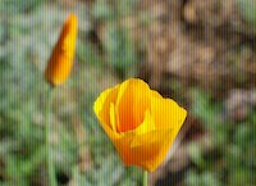
#> input picture stanCode_projects/myphotoshop/images/poppy.png, 256 x 186 px, shrunk from 400 x 290 before the run
$ python shrink.py
#> lines starting #> are read from the running program, lines starting #| are printed output that depends on the picture
### stanCode_projects/myphotoshop/simpleimage.py
#!/usr/bin/env python3

"""
Stanford CS106AP SimpleImage
Nick Parlante, Sonja Johnson-Yu, and Nick Bowman
 -6/2019 version has file reading, pix, and foreach iterator

SimpleImage Features:
Create image:
    image = SimpleImage.blank(400, 200)   # create new image of size
    image = SimpleImage('foo.jpg')        # create from file

Access size
    image.width, image.height

Iterate over all pixels:
    for pixel in image:
        #do something with pixel

Get pix at x,y
    pix = image.get_pix(x, y)
    # pix is RGB tuple like (100, 200, 0)

Set pix at x,y
    image.set_pix(x, y, pix)   # set data by tuple also

Get Pixel object at x,y
    pixel = image.get_pixel(x, y)
    pixel.red = 0
    pixel.blue = 255

Show image on screen
    image.show()

The main() function below demonstrates the above functions as a test.
"""

import sys
# If the following line fails, "Pillow" needs to be installed
from PIL import Image


def clamp(num):
    """
    Return a "clamped" version of the given num,
    converted to be an int limited to the range 0..255 for 1 byte.
    """
    num = int(num)
    if num < 0:
        return 0
    if num >= 256:
        return 255
    return num


class Pixel(object):
    """
    A pixel at an x,y in a SimpleImage.
    Supports set/get .red .green .blue
    and get .x .y
    """
    def __init__(self, image, x, y):
        self.image = image
        self._x = x
        self._y = y

    def __str__(self):
        return 'r:' + str(self.red) + ' g:' + str(self.green) + ' b:' + str(self.blue)

    # Pillow image stores each pixel color as a (red, green, blue) tuple.
    # So the functions below have to unpack/repack the tuple to change anything.

    @property
    def red(self):
        return self.image.px[self._x, self._y][0]

    @red.setter
    def red(self, value):
        rgb = self.image.px[self._x, self._y]
        self.image.px[self._x, self._y] = (clamp(value), rgb[1], rgb[2])

    @property
    def green(self):
        return self.image.px[self._x, self._y][1]

    @green.setter
    def green(self, value):
        rgb = self.image.px[self._x, self._y]
        self.image.px[self._x, self._y] = (rgb[0], clamp(value), rgb[2])

    @property
    def blue(self):
        return self.image.px[self._x, self._y][2]

    @blue.setter
    def blue(self, value):
        rgb = self.image.px[self._x, self._y]
        self.image.px[self._x, self._y] = (rgb[0], rgb[1], clamp(value))

    @property
    def x(self):
        return self._x

    @property
    def y(self):
        return self._y


# color tuples for background color names 'red' 'white' etc.
BACK_COLORS = {
    'white': (255, 255, 255),
    'black': (0, 0, 0),
    'red': (255, 0, 0),
    'green': (0, 255, 0),
    'blue': (0, 0, 255),
}


class SimpleImage(object):
    def __init__(self, filename, width=0, height=0, back_color=None):
        """
        Create a new image. This case works: SimpleImage('foo.jpg')
        To create a blank image use SimpleImage.blank(500, 300)
        The other parameters here are for internal/experimental use.
        """
#> called with filename = 'images/poppy.png', width = 0, height = 0
        # Create pil_image either from file, or making blank
        if filename:
            self.pil_image = Image.open(filename).convert("RGB")
            if self.pil_image.mode != 'RGB':
                raise Exception('Image file is not RGB')
            self._filename = filename  # hold onto
        else:
            if not back_color:
                back_color = 'white'
            color_tuple = BACK_COLORS[back_color]
            if width == 0 or height == 0:
                raise Exception('Creating blank image requires width/height but got {} {}'
                                .format(width, height))
            self.pil_image = Image.new('RGB', (width, height), color_tuple)
        self.px = self.pil_image.load()
        size = self.pil_image.size
#> size = (256, 186)
        self._width = size[0]
#> self._width = 256
        self._height = size[1]
#> self._height = 186
        self.curr_x = 0
        self.curr_y = 0

    def __iter__(self):
        return self

    # [16 lines left out: functions __next__, increment_curr_counters, not called in this run]

    @classmethod
    def blank(cls, width, height, back_color=None):
        """Create a new blank image of the given width and height, optional back_color."""
        return SimpleImage('', width, height, back_color=back_color)

    # [4 lines left out: function file, not called in this run]

    @property
    def width(self):
        """Width of image in pixels."""
        return self._width

    @property
    def height(self):
        """Height of image in pixels."""
        return self._height

    def get_pixel(self, x, y):
        """
        Returns a Pixel at the given x,y, suitable for getting/setting
        .red .green .blue values.
        """
        if x < 0 or x >= self._width or y < 0 or y >= self.height:
            e = Exception('get_pixel bad coordinate x %d y %d (vs. image width %d height %d)' %
                          (x, y, self._width, self.height))
            raise e
        return Pixel(self, x, y)

    # [14 lines left out: functions set_pixel, set_rgb, not called in this run]

    def get_pix(self, x, y):
        """Get pix RGB tuple (200, 100, 50) for the given x,y."""
        return self.px[x, y]

    def set_pix(self, x, y, pix):
        """Set the given pix RGB tuple into the image at the given x,y."""
        self.px[x, y] = pix

    def show(self):
        """Displays the image using an external utility."""
        self.pil_image.show()

    # [39 lines left out: functions make_as_big_as, main, not called in this run]


# [2 lines that do not run on import are left out]

### stanCode_projects/myphotoshop/shrink.py
"""
File: shrink.py
-------------------------------
Create a new "out" image half the width and height of the original.
Set pixels at x=0 1 2 3 in out , from x=0 2 4 6 in original,
and likewise in the y direction.
"""

from simpleimage import SimpleImage


def shrink(filename):
    """
    :param filename: str, the file path of the original image
    :return new_img: SimpleImage, the image which has half the width and height of the original
    """
    img = SimpleImage(filename)
    new_img = SimpleImage.blank(img.width*1//2, img.height*1//2)
#> in __init__ (call 3), `self.pil_image = Image.new('RGB', (width, height), color_tuple)`: self.pil_image: PIL image 128x93 RGB; every value is 255
    for x in range(new_img.width):
        for y in range(new_img.height):
            new_img.get_pixel(x, y).red = img.get_pixel(x*2, y*2).red
            new_img.get_pixel(x, y).blue = img.get_pixel(x*2, y*2).blue
            new_img.get_pixel(x, y).green = img.get_pixel(x*2, y*2).green
    return new_img


def main():
    """
    This function can make the width and the height of the image shrink twice
    """
    original = SimpleImage("images/poppy.png")
    original.show()
    after_shrink = shrink("images/poppy.png")
    after_shrink.show()
#> in show (call 2), `self.pil_image.show()`:
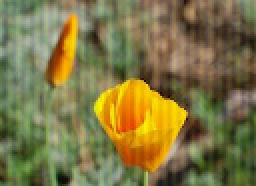
#> shown: PIL image 128x93 RGB (shown 2 times larger); mean R, G, B 126.9, 118.3, 68.9


if __name__ == '__main__':
    main()
